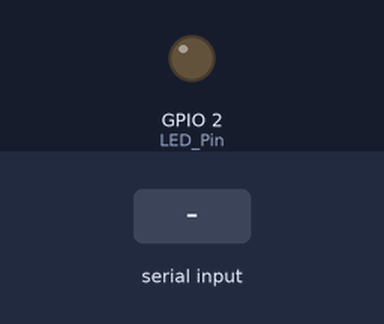
This sketch was run on a simulated ESP32. Parts: output pins drawn as LEDs (lit = HIGH). Inputs (shaded band) come from the test bench. WiFi joins after 1.5 s; servers stay silent unless stated; what the sketch prints to the serial monitor is not drawn.

Above: at 3.2 s.
3.3 s: "!" received over Serial
At 4.7 s:
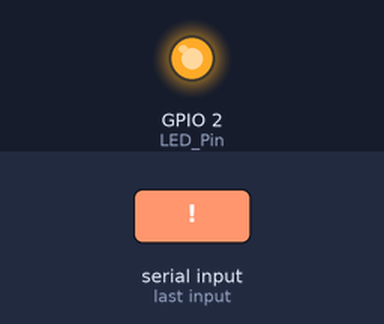
Timing chart, 0 to 6.3 s (numbered marks = the images above; inputs shaded):
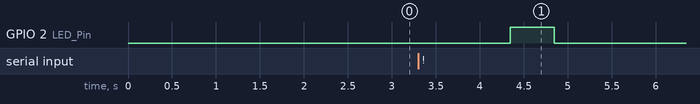

The sketch:

Smart_Car_Parking_Using_Web_and_IOT_esp.ino
```cpp
#include <WiFi.h>
#include <Firebase_ESP_Client.h>

// 🔹 WiFi Credentials
const char *ssid = "Airtel_CEL9766";
const char *password = "Celab@9766";

// 🔹 Firebase Credentials (अपना सही API Key और URL डालें)
#define API_KEY "AIzaSyCnMd0lVZof14FcoGeoIlnhXAPlRYGIAfU"  // ✅ Firebase API Key
#define DATABASE_URL "https://smart-car-parking-f5696-default-rtdb.firebaseio.com/"  // ✅ Firebase Realtime Database URL

// 🔹 Authentication (Firebase Authentication के लिए)
#define USER_EMAIL "shardamca10@gmail.com"
#define USER_PASSWORD "sharda@1234"

// 🔹 Firebase Objects
FirebaseData firebaseData;
FirebaseAuth auth;
FirebaseConfig config;

// 🔹 Slot Data Variables
String S1 = "0", S2 = "0", S3 = "0", S4 = "0";
char inData[20];
int inDataCount = 0;

void setup() {
  Serial.begin(9600);
  pinMode(2, OUTPUT);  // LED Pin

  // 🔹 WiFi Connect करें
  WiFi.begin(ssid, password);
  Serial.print("Connecting to WiFi...");
  while (WiFi.status() != WL_CONNECTED) {
    delay(1000);
    Serial.print(".");
  }
  Serial.println("\n✅ WiFi Connected!");

  // 🔹 Firebase Configuration सेट करें
  config.api_key = API_KEY;
  config.database_url = DATABASE_URL;

  auth.user.email = USER_EMAIL;
  auth.user.password = USER_PASSWORD;

  Firebase.begin(&config, &auth);
  Firebase.reconnectWiFi(true);

  Serial.println("✅ Firebase Initialized!");
}

void loop() {
  if (Serial.available()) {
    while (Serial.available()) {
      char receivedChar = Serial.read();

      if (receivedChar == '!') {
        inData[inDataCount] = '\0';
        S1 = String(inData);
        inDataCount = 0;
      }
      else if (receivedChar == '@') {
        inData[inDataCount] = '\0';
        S2 = String(inData);
        inDataCount = 0;
      }
      else if (receivedChar == '#') {
        inData[inDataCount] = '\0';
        S3 = String(inData);
        inDataCount = 0;
      }
      else if (receivedChar == '$') {
        inData[inDataCount] = '\0';
        S4 = String(inData);
        inDataCount = 0;
      }
      else {
        inData[inDataCount++] = receivedChar;
      }
    }

    Serial.println("✅ Updated Data:");
    Serial.print("Slot1: "); Serial.println(S1);
    Serial.print("Slot2: "); Serial.println(S2);
    Serial.print("Slot3: "); Serial.println(S3);
    Serial.print("Slot4: "); Serial.println(S4);
    Serial.println("--------------------------");

    digitalWrite(2, HIGH);
    delay(500);
    digitalWrite(2, LOW);
  }

  // 🔹 Firebase में JSON Format में डेटा भेजें (सारे स्लॉट एक साथ अपडेट होंगे)
  FirebaseJson json;
  json.set("S1", S1);
  json.set("S2", S2);
  json.set("S3", S3);
  json.set("S4", S4);

  if (Firebase.RTDB.setJSON(&firebaseData, "/Parking", &json)) {
    Serial.println("✅ Data Successfully Updated in Firebase!");
  } else {
    Serial.println("❌ Error: " + firebaseData.errorReason());
  }

  Serial.println("--------------------------");

  delay(1000);  // हर 2 सेकंड में डेटा अपडेट होगा
}
```

Measured:
- after the input at 3.3 s, GPIO 2 (LED_Pin): LOW → HIGH after 1.0 s, → LOW 0.50 s later
